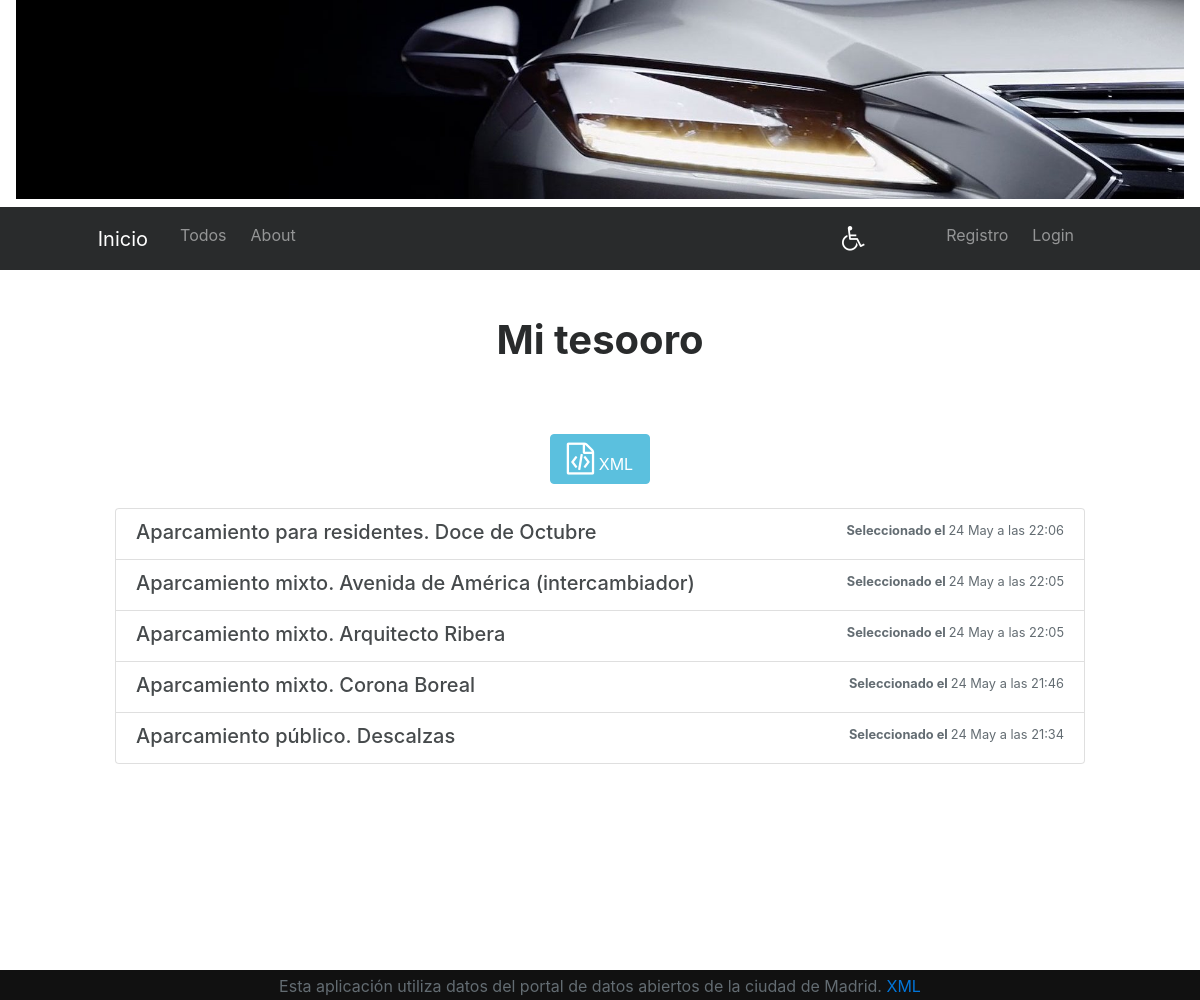
The page /guybrush/ on the database its author committed.
### usuarios/models.py (models this page shows)
class PerfilUsuario(models.Model):
    user = models.OneToOneField(settings.AUTH_USER_MODEL)
    nombre = models.CharField(max_length=200, unique=True)
    titulo = models.CharField(max_length=200, blank=True, null=True)
    color = models.CharField(max_length=10, blank=True, null =True)
    size = models.IntegerField(blank=True, null=True)
    class Meta:
        verbose_name = 'Perfil de Usuario'
        verbose_name_plural = "Perfiles de Usuario"
    def __str__(self):
        return self.user.username

### aparcamientos/models.py (models this page shows, shortened)
class Seleccion(models.Model):
    aparcamiento = models.ForeignKey(
        Aparcamiento,
        related_name="seleccion_aparcamiento",
        on_delete=models.CASCADE)
    usuario = models.ForeignKey(
        User,
        related_name="seleccion_usuario",
        on_delete=models.CASCADE)
    fecha = models.DateTimeField(auto_now_add=True)
    class Meta:
        verbose_name = "Seleccion"
        verbose_name_plural = "Selecciones"

class Aparcamiento(models.Model):
    identidad = models.IntegerField(unique=True)
    slug = models.CharField(max_length=100)
    nombre = models.CharField(max_length=100)
    descripcion = models.TextField(blank=True, null=True)
    accesibilidad = models.IntegerField(blank=True, null=True)
    url = models.CharField(max_length=300)
    likes = models.IntegerField(default=0)
    nombrevia = models.CharField(max_length=100, blank=True, null=True)
    clasevial = models.CharField(max_length=100, blank=True, null=True)
    tiponum = models.CharField(max_length=10, blank=True, null=True)
    numero = models.CharField(max_length=10, null=True)
    localidad = models.CharField(max_length=100, blank=True, null=True)
    provincia = models.CharField(max_length=100, blank=True, null=True)
    cpostal = models.IntegerField(blank=True, null=True)
    barrio = models.CharField(max_length=100, blank=True, null=True)
    distrito = models.CharField(max_length=100, blank=True, null=True)
    x = models.IntegerField(blank=True, null=True)
    y = models.IntegerField(blank=True, null=True)
    latitud = models.FloatField(blank= True, null=True)
    longitud = models.FloatField(blank= True, null=True)
    email = models.EmailField(blank=True, null=True)
    telefono = models.CharField(max_length=100, blank=True, null=True)
    class Meta:
        verbose_name = "Aparcamiento"
        verbose_name_plural = "Aparcamientos"

### usuarios/views.py (the view)
def index_view(request, usuario):
    (user, mismo) = comprobar_usuario(request, usuario)
    usercolor = color_set(request.user.username)
    usersize = size_set(request.user.username)
    paginator = False
    actualizar = setup_vars(request, "actualizar")
    accesibles = setup_vars(request, "accesibles")
    try:
        user = User.objects.get(username=usuario)
        usuario = PerfilUsuario.objects.get(user=user)
    except:
        user = False
        usuario= False
    if not actualizar:
        try:
            seleccionados = user.seleccion_usuario.all().order_by('-fecha')
            if accesibles == 1:
                accesibles = []
                for seleccion in seleccionados:
                    if seleccion.aparcamiento.accesibilidad == 1:
                        accesibles.append(seleccion)
                seleccionados = accesibles
            paginator = Paginator(seleccionados, 5)
            page = request.GET.get('page')
            seleccionados = paginator.page(page)
        except PageNotAnInteger:
            seleccionados = paginator.page(1)
        except EmptyPage:
            seleccionados = paginator.page(paginator.num_pages)
        except:
            seleccionados = False
    else:
        seleccionados = False
    try:
        if paginator.num_pages > 1:
            is_paginated = True
        else:
            is_paginated = False
    except:
        is_paginated = False
    context = {
        'actualizar': actualizar,
        'mismo': mismo,
        'usuario': usuario,
        'usercolor': usercolor,
        'usersize': usersize,
        'is_paginated': is_paginated,
        'paginator': paginator,
        'seleccionados': seleccionados,
        'accesibles':accesibles,
    }
    return render(request, 'usuarios/seleccionados.html', context)

### usuarios/views.py (called while the page is built)
def setup_vars(request, var):
    if var == 'actualizar':
        try:
            actualizar = False
            Aparcamiento.objects.all()[0]
        except:
            actualizar = True
        return actualizar
    if var == 'accesibles':
        accesibles = request.GET.get('accesibles')
        if accesibles == '1':
            accesibles = 1
        else:
            accesibles = 0
        return accesibles
    if var == 'busqueda':
        distrito = request.GET.get('distrito')
        return distrito

def color_set(usuario):
    color = False
    try:
        usercolor = PerfilUsuario.objects.get(nombre=usuario)
        color = usercolor.color
    except:
        pass
    return color

def size_set(usuario):
    size = False
    try:
        usersize = PerfilUsuario.objects.get(nombre=usuario)
        size = usersize.size
    except:
        pass
    return size

def comprobar_usuario(request, usuario):
    mismo = False
    if request.user.username == usuario:
        mismo = True
    try:
        user = User.objects.get(username=usuario)
        user = PerfilUsuario.objects.get(user=user)
    except:
        user = False
    return (user, mismo)

### usuarios/templates/usuarios/seleccionados.html (shortened to what this page needs)
{% extends 'usuarios/base_usuarios.html' %}
{% block usuarios_content %}
    {% if mismo %}
        <div class="col-sm-6">
    {% else %}
        <div class="col-sm-10">
            {% if seleccionados %}
            <div class="text-center font-weight-bold">
                    <a href="{% url 'usuarios:xml' usuario %}" type="button" class="btn btn-info"><i class=" fa fa-file-code-o fa-2x"></i> XML</a>
                </div>
                <br/>
            {% endif %}
    {% endif %}
    {% if seleccionados %}
        <div class="list-group">
        {% for seleccion in seleccionados %}
            <a href="{% url 'aparcamientos:detalle' seleccion.aparcamiento.identidad %}" class="list-group-item list-group-item-action flex-column align-items-start">
                <div class="d-flex w-100 justify-content-between">
                    <h5 class="mb-1">{% autoescape off %}{{ seleccion.aparcamiento.nombre }}{% endautoescape %}</h5>
                    <small class="text-muted"><strong>Seleccionado el </strong>{{ seleccion.fecha| date:"d M" }} a las {{seleccion.fecha|date:"H:i"}}</small>
                </div>
            </a>
        {% endfor %}
        </div>
        </div>
    {% else %}
            <p class="text-center">No hay aparcamientos seleccionados</p>
        </div>
    {% endif %}
{% endblock usuarios_content %}

### usuarios/templates/usuarios/base_usuarios.html (shortened to what this page needs)
{% extends 'base.html' %}
{% block content %}
    {% if usuario %}
        <div class="row pt-5">
        {% if usuario.titulo %}
            <h1 class="text-center font-weight-bold mb-4">{{usuario.titulo}}</h1>
        {% else %}
            <h1 class="text-center font-weight-bold mb-4">Página de {{usuario.user.username}}</h1>
        {% endif %}
        </div>
        <div class="row pt-5">
        {% block usuarios_content %}{% endblock usuarios_content %}
        </div>
    {% else %}
        <div class="row pt-5">
            <div class="text-center font-weight-bold">
                <h3>No existe ese usuario</h3>
            </div>
        </div>
    {% endif %}
    </div>
{% endblock content %}

### static/css/main.css (style rules this page uses)
html { min-height: 100%; }
body { margin: 0px 0px 0px 0px; }
.row { display: flex; justify-content: center; }

### rows shown on the page
PerfilUsuario: titulo "Mi tesooro"
Seleccion: aparcamiento.nombre "Aparcamiento para residentes. Doce de Octubre", fecha "24 May", fecha "22:06"
Seleccion: aparcamiento.nombre "Aparcamiento mixto. Avenida de América (intercambiador)", fecha "24 May", fecha "22:05"
Seleccion: aparcamiento.nombre "Aparcamiento mixto. Arquitecto Ribera", fecha "24 May", fecha "22:05"
Seleccion: aparcamiento.nombre "Aparcamiento mixto. Corona Boreal", fecha "24 May", fecha "21:46"
Seleccion: aparcamiento.nombre "Aparcamiento público. Descalzas", fecha "24 May", fecha "21:34"
